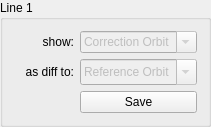
         <widget class="QGroupBox" name="GB_Line1">
          <property name="title">
           <string>Line 1</string>
          </property>
          <layout class="QGridLayout" name="gridLayout_18">
           <item row="6" column="1">
            <widget class="QPushButton" name="PB_Line1Save">
             <property name="sizePolicy">
              <sizepolicy hsizetype="Minimum" vsizetype="Fixed">
               <horstretch>0</horstretch>
               <verstretch>0</verstretch>
              </sizepolicy>
             </property>
             <property name="text">
              <string>Save</string>
             </property>
            </widget>
           </item>
           <item row="0" column="1">
            <widget class="QComboBox" name="CB_Line1Orb">
             <property name="enabled">
              <bool>false</bool>
             </property>
             <property name="sizePolicy">
              <sizepolicy hsizetype="Preferred" vsizetype="Preferred">
               <horstretch>0</horstretch>
               <verstretch>0</verstretch>
              </sizepolicy>
             </property>
             <property name="minimumSize">
              <size>
               <width>0</width>
               <height>0</height>
              </size>
             </property>
             <property name="editable">
              <bool>true</bool>
             </property>
             <item>
              <property name="text">
               <string>Correction Orbit</string>
              </property>
             </item>
             <item>
              <property name="text">
               <string>Online Orbit</string>
              </property>
             </item>
             <item>
              <property name="text">
               <string>Register 1</string>
              </property>
             </item>
             <item>
              <property name="text">
               <string>Register 2</string>
              </property>
             </item>
             <item>
              <property name="text">
               <string>Register 3</string>
              </property>
             </item>
             <item>
              <property name="text">
               <string>Register 4</string>
              </property>
             </item>
             <item>
              <property name="text">
               <string>Register 5</string>
              </property>
             </item>
             <item>
              <property name="text">
               <string>Register 6</string>
              </property>
             </item>
             <item>
              <property name="text">
               <string>Register 7</string>
              </property>
             </item>
             <item>
              <property name="text">
               <string>Register 8</string>
              </property>
             </item>
             <item>
              <property name="text">
               <string>Register 9</string>
              </property>
             </item>
             <item>
              <property name="text">
               <string>Golden Orbit</string>
              </property>
             </item>
             <item>
              <property name="text">
               <string>Reference Orbit</string>
              </property>
             </item>
             <item>
              <property name="text">
               <string>Zero</string>
              </property>
             </item>
            </widget>
           </item>
           <item row="0" column="0">
            <widget class="QLabel" name="LB_Line1Orb">
             <property name="sizePolicy">
              <sizepolicy hsizetype="Fixed" vsizetype="Preferred">
               <horstretch>0</horstretch>
               <verstretch>0</verstretch>
              </sizepolicy>
             </property>
             <property name="minimumSize">
              <size>
               <width>60</width>
               <height>0</height>
              </size>
             </property>
             <property name="text">
              <string>show:</string>
             </property>
             <property name="alignment">
              <set>Qt::AlignRight|Qt::AlignTrailing|Qt::AlignVCenter</set>
             </property>
            </widget>
           </item>
           <item row="2" column="1" rowspan="3">
            <widget class="QComboBox" name="CB_Line1Ref">
             <property name="enabled">
              <bool>false</bool>
             </property>
             <property name="sizePolicy">
              <sizepolicy hsizetype="Preferred" vsizetype="Preferred">
               <horstretch>0</horstretch>
               <verstretch>0</verstretch>
              </sizepolicy>
             </property>
             <property name="minimumSize">
              <size>
               <width>0</width>
               <height>0</height>
              </size>
             </property>
             <property name="editable">
              <bool>true</bool>
             </property>
             <item>
              <property name="text">
               <string>Reference Orbit</string>
              </property>
             </item>
             <item>
              <property name="text">
               <string>Golden Orbit</string>
              </property>
             </item>
             <item>
              <property name="text">
               <string>Register 1</string>
              </property>
             </item>
             <item>
              <property name="text">
               <string>Register 2</string>
              </property>
             </item>
             <item>
              <property name="text">
               <string>Register 3</string>
              </property>
             </item>
             <item>
              <property name="text">
               <string>Register 4</string>
              </property>
             </item>
             <item>
              <property name="text">
               <string>Register 5</string>
              </property>
             </item>
             <item>
              <property name="text">
               <string>Register 6</string>
              </property>
             </item>
             <item>
              <property name="text">
               <string>Register 7</string>
              </property>
             </item>
             <item>
              <property name="text">
               <string>Register 8</string>
              </property>
             </item>
             <item>
              <property name="text">
               <string>Register 9</string>
              </property>
             </item>
            </widget>
           </item>
           <item row="3" column="0">
            <widget class="QLabel" name="LB_Line1Ref">
             <property name="sizePolicy">
              <sizepolicy hsizetype="Fixed" vsizetype="Preferred">
               <horstretch>0</horstretch>
               <verstretch>0</verstretch>
              </sizepolicy>
             </property>
             <property name="minimumSize">
              <size>
               <width>60</width>
               <height>0</height>
              </size>
             </property>
             <property name="text">
              <string>as diff to:</string>
             </property>
             <property name="alignment">
              <set>Qt::AlignRight|Qt::AlignTrailing|Qt::AlignVCenter</set>
             </property>
            </widget>
           </item>
          </layout>
         </widget>
